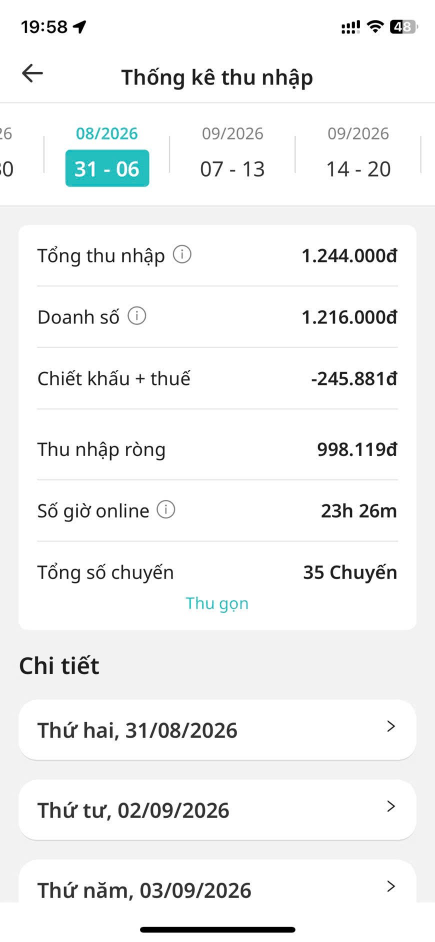
#> input picture data/test_samples/gsm_sample_bike.jpg, 870 x 1884 px (shown at 1/2 size)
$ python -i label_dataset.py   (imports and definitions only)
#> lines starting #> are read from the running program, lines starting #| are printed output that depends on the picture
"""Build deterministic ground-truth labels for the vision benchmark.

Labels come from tesseract OCR (eng model, which reads Vietnamese screens well
enough for keyword matching on the diacritic-stripped text) and image geometry.
No LLM under test is used for labelling.

Only app-screen roles are inferred automatically (app_income / app_profile).
Object roles (vehicle_exterior, odometer) cannot be told apart from dark or
low-text screen photos without real metadata, so they stay "unknown" here and
are excluded from scoring. Point --dataset at a collection with known object
labels to benchmark object detection.

    PYTHONPATH=. .venv/bin/python scripts/vision_bench/label_dataset.py --workers 8
"""

import argparse
import json
import os
import re
import subprocess
import tempfile
from concurrent.futures import ThreadPoolExecutor
from pathlib import Path
from typing import Any, Dict, Optional, Tuple

from PIL import Image

from common import BENCH_DIR, DEFAULT_DATASET, LABELS_PATH, append_jsonl, file_signature, normalize_text, read_jsonl

# Menu/header markers unique to the driver profile/utility screen.
PROFILE_MARKERS = (
    "tienichbotro",
    "bandohotro",
    "kiemtraantoan",
    "congvieccuatoi",
    "hoso",
    "thongtincanhan",
    "lichsuthanhtich",
    "hangthanhvien",
    "xanhpoints",
    "mathaixe",
    "mataixe",
    "dangthongtin",
    "vitaixe",
)
# Numeric-row markers unique to the weekly income screen.
INCOME_MARKERS = ("doanhso", "chietkhau", "thunhaprong", "tongsochuyen")
AMOUNT_RE = re.compile(r"\d{1,3}(?:[.,]\d{3}){1,3}\s*[dđ]?")


def _ocr_image(image: Image.Image) -> str:
    handle, tmp_path = tempfile.mkstemp(suffix=".jpg")
    os.close(handle)
    try:
        image.save(tmp_path, quality=88)
        result = subprocess.run(
            ["tesseract", tmp_path, "stdout", "--psm", "6"],
            capture_output=True,
            text=True,
            timeout=60,
        )
        return result.stdout or ""
    finally:
        os.unlink(tmp_path)


def ocr_text(image_path: Path, max_dim: int = 1600) -> str:
#> called with max_dim = 1600
    with Image.open(image_path) as image:
#> image is the input picture: PIL image 870x1884 RGB; mean R, G, B 243.1, 244.4, 244.4
        image = image.convert("RGB")
        image.thumbnail((max_dim, max_dim))
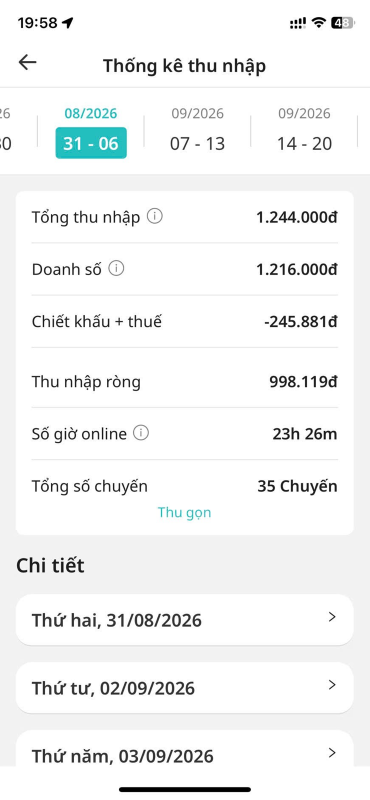
#> image: PIL image 739x1600 RGB (shown at 1/2 size); mean R, G, B 243.1, 244.3, 244.3
        texts = [_ocr_image(image)]
        if image.width > image.height * 1.05:
            # drivers often photograph the phone sideways; OCR both landscape rotations
            texts.append(_ocr_image(image.rotate(-90, expand=True)))
            texts.append(_ocr_image(image.rotate(90, expand=True)))
        return "\n".join(texts)


# [108 lines left out: functions classify, label_one, main, not called in this run]


# [2 lines not run here, left out]

#> (the run stopped early here; a loop or call above may not have finished)
